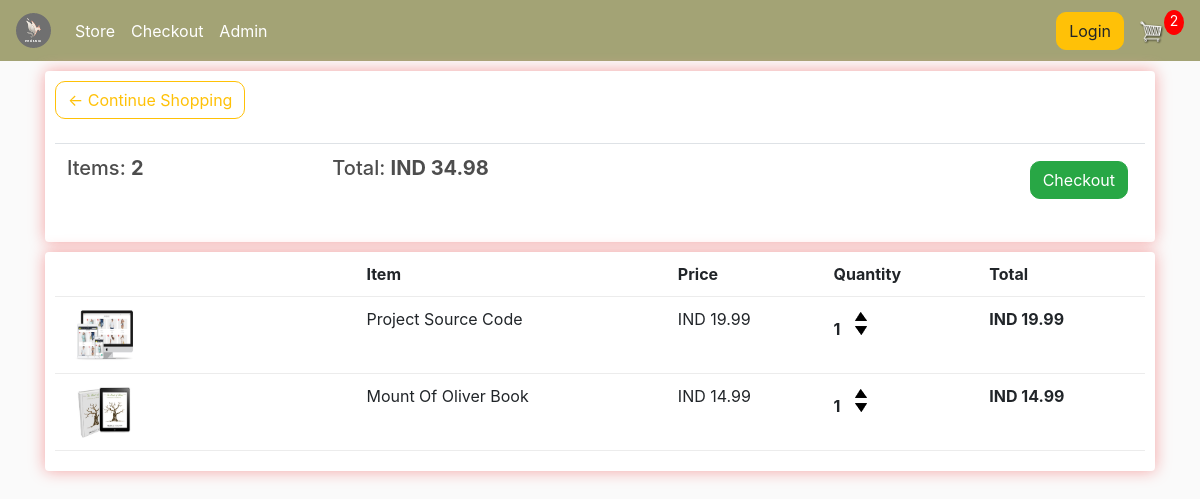
The page /store/cart/ (signed in) on the database as committed earlier.
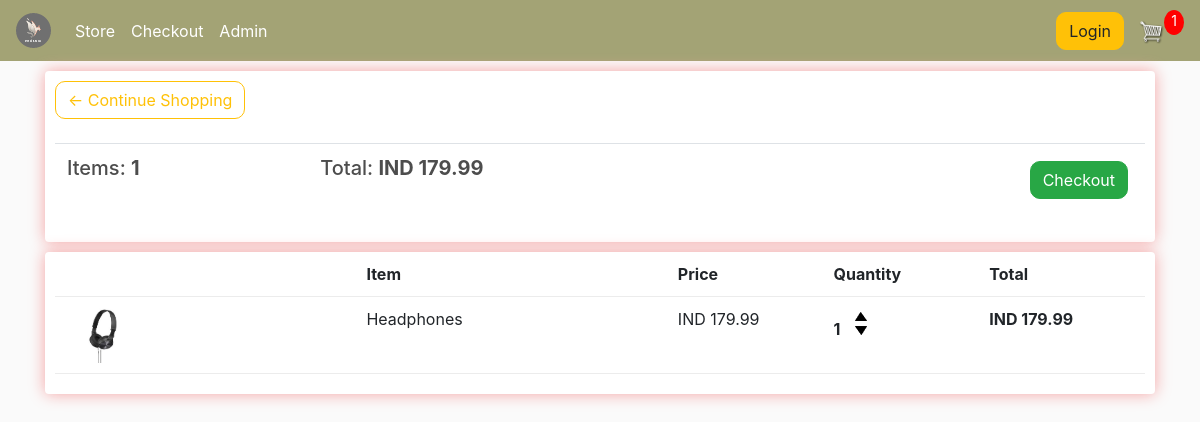
The same page on the database as committed later.
### store/models.py (models this page shows, shortened)
class Order(models.Model):
    customer=models.ForeignKey(Customer,on_delete=models.SET_NULL,blank=True,null=True)
    date_ordered=models.DateTimeField(auto_now_add=True)
    complete=models.BooleanField(default=False,null=True,blank=False)
    transaction_id=models.CharField(max_length=200,null=True)
    @property
    def get_cart_total(self):
        orderitems=self.orderitem_set.all()
        total=sum([item.get_total for item in orderitems])
        return total
    @property
    def get_cart_item(self):
        orderitems=self.orderitem_set.all()
        total=sum([item.quantity for item in orderitems])
        return total

class OrderItem(models.Model):
    product=models.ForeignKey(Product,on_delete=models.SET_NULL,null=True)
    order=models.ForeignKey(Order,on_delete=models.SET_NULL,null=True)
    quantity=models.IntegerField(default=0,null=True,blank=True)
    date_added=models.DateTimeField(auto_now_add=True)
    @property
    def get_total(self):
        total=self.product.price * self.quantity
        return total

class Product(models.Model):
    name=models.CharField(max_length=264,null=True)
    price=models.FloatField()
    digital=models.BooleanField(default=True,null=True,blank=False)
    image=models.ImageField(null=True,blank=True)
    @property
    def imageURL(self):
        try:
            url=self.image.url
        except:
            url=''
        return url

### store/views.py (the view)
# urls.py: path('cart/',views.cart,name='cart'),
def cart(request):
    if request.user.is_authenticated:
        customer=request.user.customer
        order, created=Order.objects.get_or_create(customer=customer,complete=False)
        items=order.orderitem_set.all()
        cardItems=order.get_cart_item
    else:
        items=[]
        order={'get_cart_total':0,'get_cart_item':0,'shipping':False}
        cardItems=order['get_cart_item']
    context={'items':items,'order':order,'cardItems':cardItems}
    return render(request,'store/cart.html',context)

### store/templates/store/cart.html
{% extends 'store/base.html' %}
{% load static %}
{% block body_block %}
<div class="container">
  <div class="row">
    <div class="col-lg-12">
      <div class="box-element">
        <a class="btn btn-outline-warning" style='text-color:white;'href="{% url 'store:store_page' %}">&#x2190; Continue Shopping</a>
        <br><br>
        <table class="table">
          <tr>
            <th><h5>Items: <strong>{{order.get_cart_item}}</strong></h5></th>
            <th><h5>Total: <strong>IND {{order.get_cart_total|floatformat:2}}</strong></h5></th>
            <th>
              <a style='float:right; margin:5px;' class="btn btn-success" href="{% url 'store:checkout' %}">Checkout</a>
            </th>
          </tr>
        </table>
      </div>
    </div>
<br>
    <div class="col-lg-12">
      <div class="box-element">
        <div class="cart-row">
          <div style='flex:2'>
          </div>
          <div style='flex:2'>
            <strong>Item</strong>
          </div>
          <div style='flex:1'>
            <strong>Price</strong>
          </div>
          <div style='flex:1'>
            <strong>Quantity</strong>
          </div>
          <div style='flex:1'>
            <strong>Total</strong>
          </div>
        </div>
        {% for item in items %}
          <div class="cart-row">
  					<div style="flex:2"><a href="{% url 'store:store_page' %}"><img class="row-image" style='cursor:pointer'src="{{item.product.imageURL}}"></a></div>
  					<div style="flex:2"><p>{{item.product.name}}</p></div>
  					<div style="flex:1"><p>IND {{item.product.price|floatformat:2}}</p></div>
  					<div style="flex:1">
  						<p class="quantity">{{item.quantity}}</p>
  						<div class="quantity">
  							<img data-product={{item.product.id}} data-action='add' class="chg-quantity update-cart" src="{% static  'images/arrow-up.png' %}">
  							<img data-product={{item.product.id}} data-action='remove' class="chg-quantity update-cart" src="{% static  'images/arrow-down.png' %}">
  						</div>
  					</div>
  					<div style="flex:1"><p><strong>IND {{item.get_total}}</strong></p></div>
  				</div>
        {% endfor %}
      </div>
    </div>
  </div>
</div>
{% endblock %}

### store/templates/store/base.html (shortened to what this page needs)
<!DOCTYPE html>
{% load static %}
<html lang="en" dir="ltr">
  <head>
    <link rel="stylesheet" href="https://stackpath.bootstrapcdn.com/bootstrap/4.5.0/css/bootstrap.min.css">
    <link rel="stylesheet" href="{% static 'css/base.css' %}">
  </head>
  <body>
    {% include 'store/navbar.html' %}
    {% block body_block %}{% endblock %}
  </body>
</html>

### store/templates/store/navbar.html (shortened to what this page needs)
{% load static %}
<nav class="navbar navbar-expand-lg navbar-dark bg-dark">
	  <a class="navbar-brand" href="{% url 'index' %}"><img src="{% static 'images/icon.png' %}" alt="Error"></a>
	  <div class="collapse navbar-collapse" id="navbarSupportedContent">
	    <ul class="navbar-nav mr-auto">
	      <li class="nav-item active">
	        <a class="nav-link" href="{% url 'store:store_page' %}">Store <span class="sr-only">(current)</span></a>
	      </li>
        <li class="nav-item active">
	        <a class="nav-link" href="{% url 'store:store_page' %}">Checkout <span class="sr-only">(current)</span></a>
	      </li>
        <li class="nav-item active">
	        <a class="nav-link" href="{% url 'admin:index' %}">Admin<span class="sr-only">(current)</span></a>
	      </li>
	    </ul>
	    <div class="form-inline my-2 my-lg-0">
	     	<a href="#"class="btn btn-warning">Login</a>
	     	<a href="{% url 'store:cart' %}">
	    		<img  id="cart-icon" src="{% static 'images/cart.png' %}">
	    	</a>
	    	<p id="cart-total">{{cardItems}}</p>
	    </div>
	  </div>
	</nav>

### static/css/base.css (style rules this page uses)
body { background-color: hsl(0, 0%, 98%); }
h1,h2,h3,h4,h5,h6 { color:hsl(0, 0%, 30%); }
.box-element { box-shadow:hsl(0, 80%, 80%) 0 0 16px; background-color: #fff; border-radius: 4px; padding: 10px; }
.bg-dark { background-color: #a3a375!important; }
#cart-icon { width:25px; display: inline-block; margin-left: 15px; }
#cart-total { display: block; text-align: center; color:#fff; background-color: red; width: 20px; height: 25px; border-radius: 50%; font-size: 14px; }
.col-lg-4, .col-lg-6, .col-lg-8, .col-lg-12 { margin-top: 10px; }
.btn { border-radius: 10px ; }
.row-image { width: 100px; }
.cart-row { display: flex; align-items: flex-stretch; padding-bottom: 10px; margin-bottom: 10px; border-bottom: 1px solid #ececec; }
.quantity { display: inline-block; font-weight: 700; padding-right:10px; }
.chg-quantity { width: 12px; cursor: pointer; display: block; margin-top: 5px; transition:.1s; }

Rows that differ between the two databases and show on the page:
removed OrderItem: product.imageURL (picture), product.name "Project Source Code", product.price "19.99", quantity "1", get_total "19.99"
removed OrderItem: product.imageURL (picture), product.name "Mount Of Oliver Book", product.price "14.99", quantity "1", get_total "14.99"
computed for Order: get_cart_item "2" → "1"; get_cart_total "34.98" → "179.99"
added OrderItem: product.imageURL (picture), product.name "Headphones", product.price "179.99", quantity "1", get_total "179.99"
Other text that changed with them:
{{ cardItems }}: "2" → "1"
